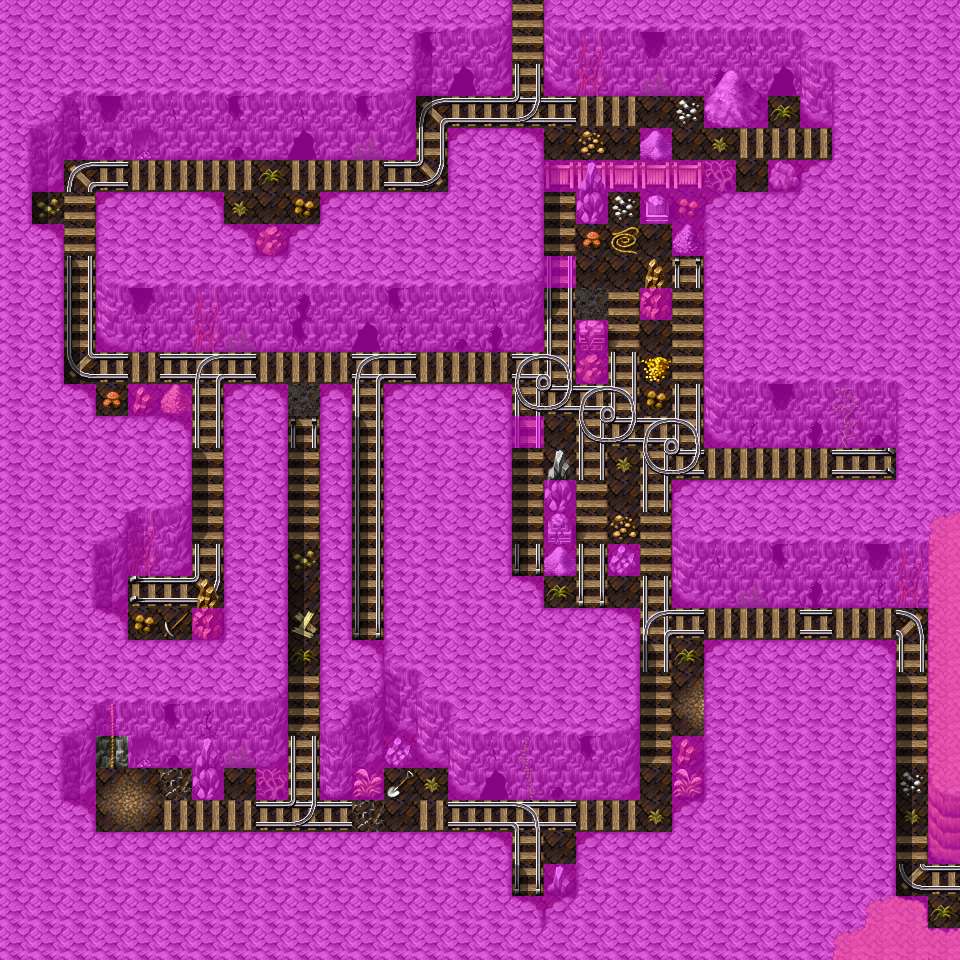

This is a level from a 2D game, rendered from its Tiled map with the project's own tilesets. A one-line summary and the map file follow, with tile-layer data summarised:
An orthogonal 30x30 tile map with 32x32 px tiles, 4 tile layers (Ground, Objects, Above, Walkable), 40 tilesets and 28 objects (25x spawn, 3x mapchange).

<map version="1.0" orientation="orthogonal" width="30" height="30" tilewidth="32" tileheight="32">
 <tileset firstgid="1" name="map_bed_1" tilewidth="32" tileheight="32">
  <image source="../drawable/map_bed_1.png" width="512" height="256" />
 </tileset>
 <tileset firstgid="129" name="map_border_1" tilewidth="32" tileheight="32">
  <image source="../drawable/map_border_1.png" width="512" height="256" />
 </tileset>
 <tileset firstgid="257" name="map_bridge_1" tilewidth="32" tileheight="32">
  <image source="../drawable/map_bridge_1.png" width="512" height="256" />
 </tileset>
 <tileset firstgid="385" name="map_broken_1" tilewidth="32" tileheight="32">
  <image source="../drawable/map_broken_1.png" width="512" height="256" />
 </tileset>
 <tileset firstgid="513" name="map_cavewall_1" tilewidth="32" tileheight="32">
  <image source="../drawable/map_cavewall_1.png" width="576" height="192" />
 </tileset>
 <tileset firstgid="621" name="map_cavewall_2" tilewidth="32" tileheight="32">
  <image source="../drawable/map_cavewall_2.png" width="576" height="192" />
 </tileset>
 <tileset firstgid="729" name="map_cavewall_3" tilewidth="32" tileheight="32">
  <image source="../drawable/map_cavewall_3.png" width="576" height="192" />
 </tileset>
 <tileset firstgid="837" name="map_chair_table_1" tilewidth="32" tileheight="32">
  <image source="../drawable/map_chair_table_1.png" width="512" height="256" />
 </tileset>
 <tileset firstgid="965" name="map_crate_1" tilewidth="32" tileheight="32">
  <image source="../drawable/map_crate_1.png" width="512" height="256" />
 </tileset>
 <tileset firstgid="1093" name="map_cupboard_1" tilewidth="32" tileheight="32">
  <image source="../drawable/map_cupboard_1.png" width="512" height="256" />
 </tileset>
 <tileset firstgid="1221" name="map_curtain_1" tilewidth="32" tileheight="32">
  <image source="../drawable/map_curtain_1.png" width="512" height="256" />
 </tileset>
 <tileset firstgid="1349" name="map_entrance_1" tilewidth="32" tileheight="32">
  <image source="../drawable/map_entrance_1.png" width="512" height="256" />
 </tileset>
 <tileset firstgid="1477" name="map_fence_1" tilewidth="32" tileheight="32">
  <image source="../drawable/map_fence_1.png" width="512" height="256" />
 </tileset>
 <tileset firstgid="1605" name="map_fence_2" tilewidth="32" tileheight="32">
  <image source="../drawable/map_fence_2.png" width="512" height="256" />
 </tileset>
 <tileset firstgid="1733" name="map_ground_1" tilewidth="32" tileheight="32">
  <image source="../drawable/map_ground_1.png" width="512" height="256" />
 </tileset>
 <tileset firstgid="1861" name="map_ground_2" tilewidth="32" tileheight="32">
  <image source="../drawable/map_ground_2.png" width="512" height="256" />
 </tileset>
 <tileset firstgid="1989" name="map_ground_3" tilewidth="32" tileheight="32">
  <image source="../drawable/map_ground_3.png" width="512" height="256" />
 </tileset>
 <tileset firstgid="2117" name="map_ground_4" tilewidth="32" tileheight="32">
  <image source="../drawable/map_ground_4.png" width="512" height="256" />
 </tileset>
 <tileset firstgid="2245" name="map_ground_5" tilewidth="32" tileheight="32">
  <image source="../drawable/map_ground_5.png" width="512" height="256" />
 </tileset>
 <tileset firstgid="2373" name="map_ground_6" tilewidth="32" tileheight="32">
  <image source="../drawable/map_ground_6.png" width="512" height="256" />
 </tileset>
 <tileset firstgid="2501" name="map_ground_7" tilewidth="32" tileheight="32">
  <image source="../drawable/map_ground_7.png" width="512" height="256" />
 </tileset>
 <tileset firstgid="2629" name="map_ground_8" tilewidth="32" tileheight="32">
  <image source="../drawable/map_ground_8.png" width="512" height="256" />
 </tileset>
 <tileset firstgid="2757" name="map_indoor_1" tilewidth="32" tileheight="32">
  <image source="../drawable/map_indoor_1.png" width="512" height="256" />
 </tileset>
 <tileset firstgid="2885" name="map_kitchen_1" tilewidth="32" tileheight="32">
  <image source="../drawable/map_kitchen_1.png" width="512" height="256" />
 </tileset>
 <tileset firstgid="3013" name="map_outdoor_1" tilewidth="32" tileheight="32">
  <image source="../drawable/map_outdoor_1.png" width="512" height="256" />
 </tileset>
 <tileset firstgid="3141" name="map_pillar_1" tilewidth="32" tileheight="32">
  <image source="../drawable/map_pillar_1.png" width="512" height="256" />
 </tileset>
 <tileset firstgid="3269" name="map_plant_1" tilewidth="32" tileheight="32">
  <image source="../drawable/map_plant_1.png" width="512" height="256" />
 </tileset>
 <tileset firstgid="3397" name="map_rock_1" tilewidth="32" tileheight="32">
  <image source="../drawable/map_rock_1.png" width="512" height="256" />
 </tileset>
 <tileset firstgid="3525" name="map_roof_1" tilewidth="32" tileheight="32">
  <image source="../drawable/map_roof_1.png" width="512" height="256" />
 </tileset>
 <tileset firstgid="3653" name="map_roof_2" tilewidth="32" tileheight="32">
  <image source="../drawable/map_roof_2.png" width="512" height="256" />
 </tileset>
 <tileset firstgid="3781" name="map_shop_1" tilewidth="32" tileheight="32">
  <image source="../drawable/map_shop_1.png" width="512" height="256" />
 </tileset>
 <tileset firstgid="3909" name="map_sign_ladder_1" tilewidth="32" tileheight="32">
  <image source="../drawable/map_sign_ladder_1.png" width="512" height="256" />
 </tileset>
 <tileset firstgid="4037" name="map_table_1" tilewidth="32" tileheight="32">
  <image source="../drawable/map_table_1.png" width="512" height="256" />
 </tileset>
 <tileset firstgid="4165" name="map_trail_1" tilewidth="32" tileheight="32">
  <image source="../drawable/map_trail_1.png" width="512" height="256" />
 </tileset>
 <tileset firstgid="4293" name="map_tree_1" tilewidth="32" tileheight="32">
  <image source="../drawable/map_tree_1.png" width="512" height="256" />
 </tileset>
 <tileset firstgid="4421" name="map_wall_1" tilewidth="32" tileheight="32">
  <image source="../drawable/map_wall_1.png" width="512" height="256" />
 </tileset>
 <tileset firstgid="4549" name="map_wall_2" tilewidth="32" tileheight="32">
  <image source="../drawable/map_wall_2.png" width="480" height="256" />
 </tileset>
 <tileset firstgid="4669" name="map_wall_3" tilewidth="32" tileheight="32">
  <image source="../drawable/map_wall_3.png" width="480" height="256" />
 </tileset>
 <tileset firstgid="4789" name="map_window_1" tilewidth="32" tileheight="32">
  <image source="../drawable/map_window_1.png" width="512" height="256" />
 </tileset>
 <tileset firstgid="4917" name="map_window_2" tilewidth="32" tileheight="32">
  <image source="../drawable/map_window_2.png" width="512" height="256" />
 </tileset>
 <layer name="Ground" width="30" height="30">
  <data>[900 cells, 900 non-empty, 20 distinct tile ids]</data>
 </layer>
 <layer name="Objects" width="30" height="30">
  <data>[900 cells, 341 non-empty, 83 distinct tile ids]</data>
 </layer>
 <layer name="Above" width="30" height="30">
  <data>[900 cells, 83 non-empty, 10 distinct tile ids]</data>
 </layer>
 <layer name="Walkable" width="30" height="30">
  <data>[900 cells, 693 non-empty, 1 distinct tile ids]</data>
 </layer>
 <objectgroup name="Mapevents" width="30" height="30">
  <object name="south" type="mapchange" x="96" y="736" width="32" height="32">
   <properties>
    <property name="map" value="lostmine1" />
    <property name="place" value="north" />
   </properties>
  </object>
  <object name="north" type="mapchange" x="512" y="0" width="32" height="32">
   <properties>
    <property name="map" value="lostmine3" />
    <property name="place" value="south" />
   </properties>
  </object>
  </objectgroup>
 <objectgroup name="Spawn" width="30" height="30">
  <!-- 25 objects omitted --></objectgroup>
 <objectgroup name="Keys" width="30" height="30" />
</map>
<!-- 26 of 28 objects omitted -->